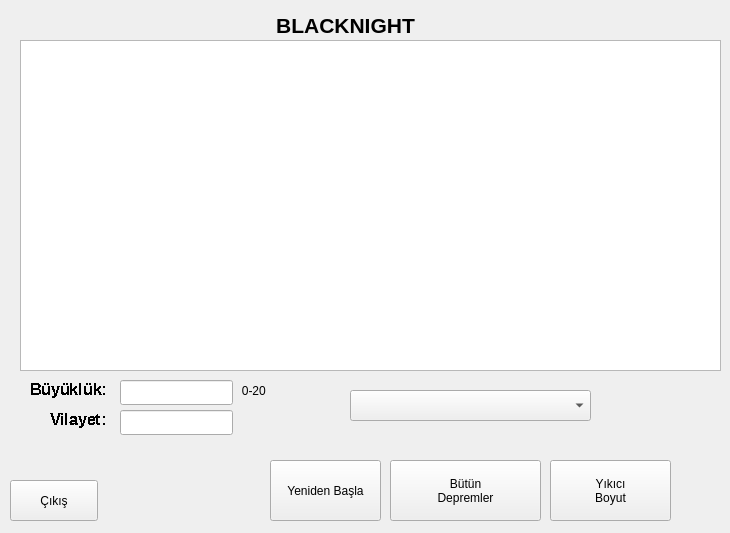
<?xml version="1.0" encoding="UTF-8"?>
<ui version="4.0">
 <class>frmMain</class>
 <widget class="QWidget" name="frmMain">
  <property name="geometry">
   <rect>
    <x>0</x>
    <y>0</y>
    <width>730</width>
    <height>533</height>
   </rect>
  </property>
  <property name="minimumSize">
   <size>
    <width>730</width>
    <height>533</height>
   </size>
  </property>
  <property name="maximumSize">
   <size>
    <width>730</width>
    <height>533</height>
   </size>
  </property>
  <property name="font">
   <font>
    <stylestrategy>PreferAntialias</stylestrategy>
   </font>
  </property>
  <property name="windowTitle">
   <string>Anasayfa</string>
  </property>
  <widget class="QPushButton" name="btnUpdate">
   <property name="geometry">
    <rect>
     <x>270</x>
     <y>460</y>
     <width>111</width>
     <height>61</height>
    </rect>
   </property>
   <property name="text">
    <string>Yeniden Başla</string>
   </property>
   <property name="icon">
    <iconset>
     <normaloff>updt.ico</normaloff>updt.ico</iconset>
   </property>
   <property name="iconSize">
    <size>
     <width>32</width>
     <height>32</height>
    </size>
   </property>
   <property name="shortcut">
    <string>Ctrl+U</string>
   </property>
  </widget>
  <widget class="QPushButton" name="btnAll">
   <property name="geometry">
    <rect>
     <x>390</x>
     <y>460</y>
     <width>151</width>
     <height>61</height>
    </rect>
   </property>
   <property name="text">
    <string>Bütün 
Depremler</string>
   </property>
   <property name="icon">
    <iconset>
     <normaloff>eq1.ico</normaloff>eq1.ico</iconset>
   </property>
   <property name="iconSize">
    <size>
     <width>32</width>
     <height>32</height>
    </size>
   </property>
   <property name="shortcut">
    <string>Ctrl+A</string>
   </property>
  </widget>
  <widget class="QPushButton" name="btnExt">
   <property name="geometry">
    <rect>
     <x>10</x>
     <y>480</y>
     <width>88</width>
     <height>41</height>
    </rect>
   </property>
   <property name="font">
    <font>
     <weight>50</weight>
     <italic>false</italic>
     <bold>false</bold>
     <stylestrategy>PreferAntialias</stylestrategy>
     <kerning>true</kerning>
    </font>
   </property>
   <property name="text">
    <string>Çıkış</string>
   </property>
   <property name="icon">
    <iconset>
     <normaloff>ext.ico</normaloff>ext.ico</iconset>
   </property>
   <property name="iconSize">
    <size>
     <width>32</width>
     <height>32</height>
    </size>
   </property>
   <property name="shortcut">
    <string>Ctrl+Q</string>
   </property>
  </widget>
  <widget class="QPushButton" name="btnDanger">
   <property name="geometry">
    <rect>
     <x>550</x>
     <y>460</y>
     <width>121</width>
     <height>61</height>
    </rect>
   </property>
   <property name="text">
    <string>Yıkıcı 
Boyut</string>
   </property>
   <property name="icon">
    <iconset>
     <normaloff>thunder.ico</normaloff>thunder.ico</iconset>
   </property>
   <property name="iconSize">
    <size>
     <width>32</width>
     <height>32</height>
    </size>
   </property>
   <property name="shortcut">
    <string>Ctrl+D</string>
   </property>
  </widget>
  <widget class="QLabel" name="lblBlck">
   <property name="geometry">
    <rect>
     <x>220</x>
     <y>10</y>
     <width>251</width>
     <height>31</height>
    </rect>
   </property>
   <property name="font">
    <font>
     <pointsize>16</pointsize>
     <weight>75</weight>
     <bold>true</bold>
     <stylestrategy>PreferAntialias</stylestrategy>
    </font>
   </property>
   <property name="text">
    <string>BLACKNIGHT</string>
   </property>
   <property name="alignment">
    <set>Qt::AlignCenter</set>
   </property>
  </widget>
  <widget class="QLineEdit" name="lndtDeger">
   <property name="geometry">
    <rect>
     <x>120</x>
     <y>380</y>
     <width>113</width>
     <height>25</height>
    </rect>
   </property>
  </widget>
  <widget class="QLineEdit" name="lndtSehir">
   <property name="geometry">
    <rect>
     <x>120</x>
     <y>410</y>
     <width>113</width>
     <height>25</height>
    </rect>
   </property>
  </widget>
  <widget class="QLabel" name="label">
   <property name="geometry">
    <rect>
     <x>30</x>
     <y>380</y>
     <width>81</width>
     <height>19</height>
    </rect>
   </property>
   <property name="font">
    <font>
     <pointsize>12</pointsize>
     <weight>75</weight>
     <bold>true</bold>
     <stylestrategy>NoAntialias</stylestrategy>
    </font>
   </property>
   <property name="text">
    <string>Büyüklük:</string>
   </property>
  </widget>
  <widget class="QLabel" name="label_2">
   <property name="geometry">
    <rect>
     <x>50</x>
     <y>410</y>
     <width>61</width>
     <height>19</height>
    </rect>
   </property>
   <property name="font">
    <font>
     <pointsize>12</pointsize>
     <weight>75</weight>
     <bold>true</bold>
     <stylestrategy>NoAntialias</stylestrategy>
    </font>
   </property>
   <property name="text">
    <string>Vilayet:</string>
   </property>
  </widget>
  <widget class="QTextBrowser" name="txtBrowser">
   <property name="geometry">
    <rect>
     <x>20</x>
     <y>40</y>
     <width>701</width>
     <height>331</height>
    </rect>
   </property>
   <property name="maximumSize">
    <size>
     <width>701</width>
     <height>331</height>
    </size>
   </property>
  </widget>
  <widget class="QComboBox" name="comboSehir">
   <property name="geometry">
    <rect>
     <x>350</x>
     <y>390</y>
     <width>241</width>
     <height>31</height>
    </rect>
   </property>
   <property name="font">
    <font>
     <stylestrategy>PreferAntialias</stylestrategy>
    </font>
   </property>
  </widget>
  <widget class="QLabel" name="label_3">
   <property name="geometry">
    <rect>
     <x>240</x>
     <y>380</y>
     <width>31</width>
     <height>21</height>
    </rect>
   </property>
   <property name="text">
    <string>0-20 </string>
   </property>
   <property name="alignment">
    <set>Qt::AlignCenter</set>
   </property>
  </widget>
 </widget>
 <resources/>
 <connections/>
 <slots>
  <slot>slotDeger(int)</slot>
  <slot>kapat()</slot>
 </slots>
</ui>
